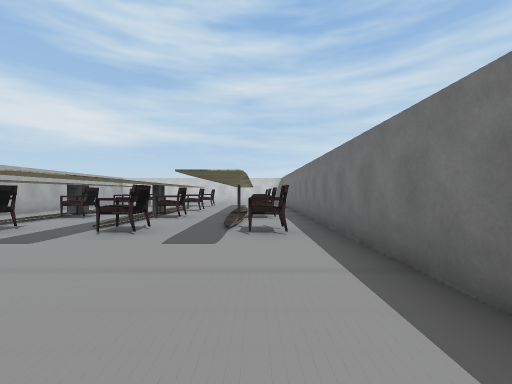
[1] (above)

17 first-person views from a walk through a Unity game level. The camera is 1.4 m above the floor, looks level and sees 90° across. The floor is counted in squares, 2 m on a side. Each view is taken from the middle of a square. On the plan, view 1 faces up. The plan holds only what a view shows up to about 9 squares ahead; the rest is blank. Some surface patterns are stand-ins.

[2]
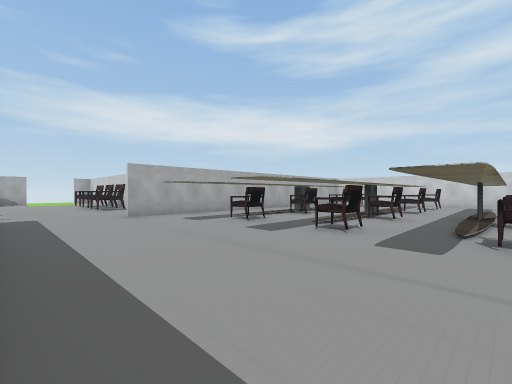

[3]
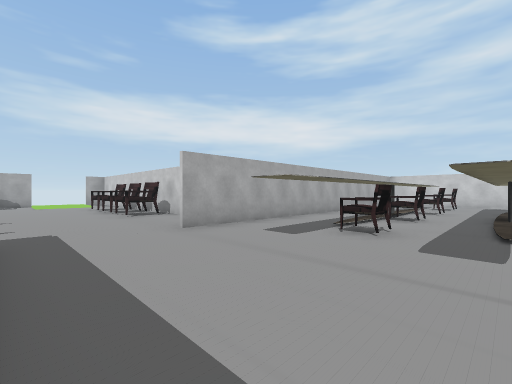

[4]
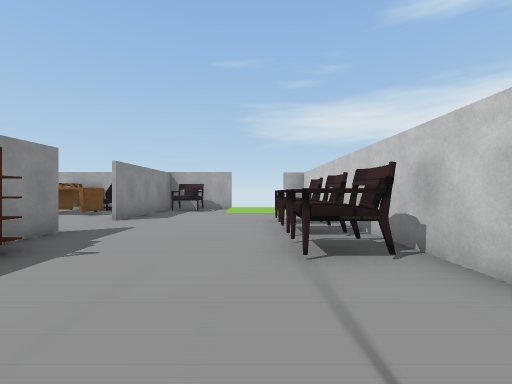

[5]
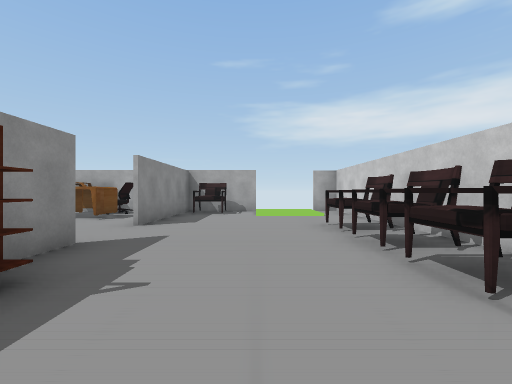

[6]
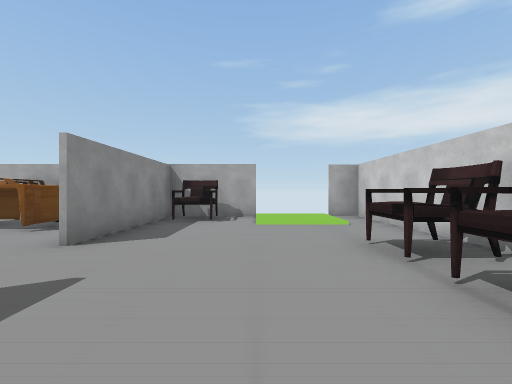

[7]
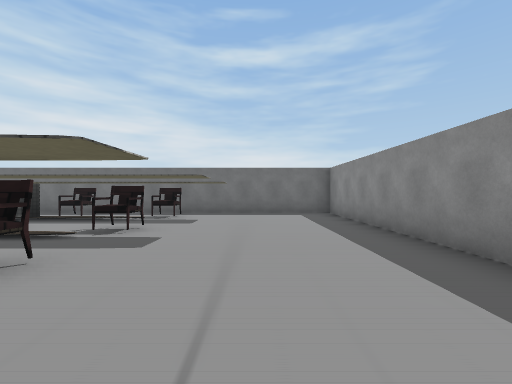

[8]
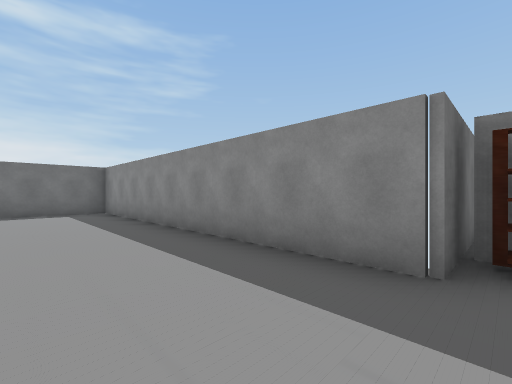

[9]
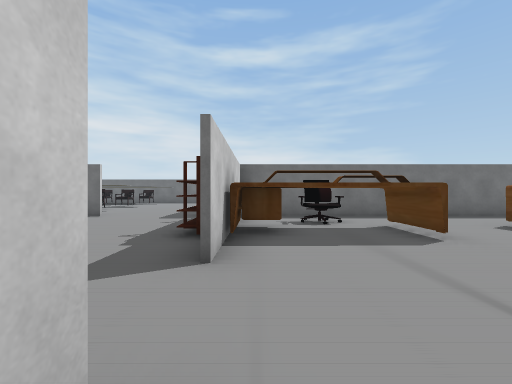

[10]
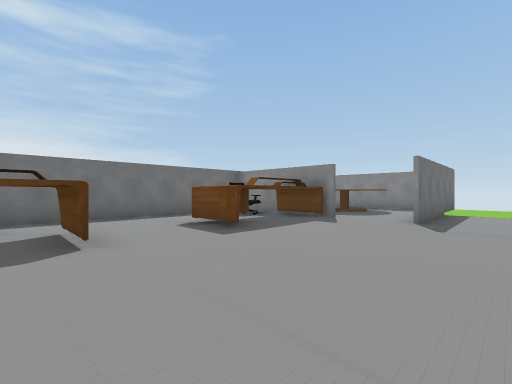

[11]
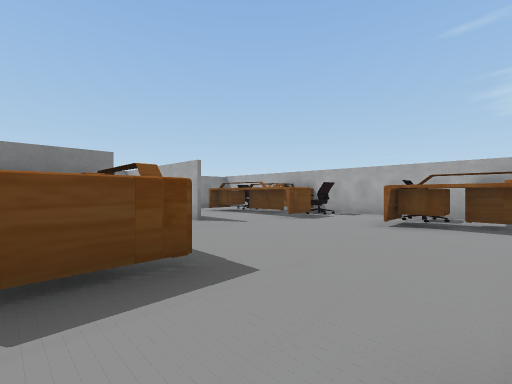

[12]
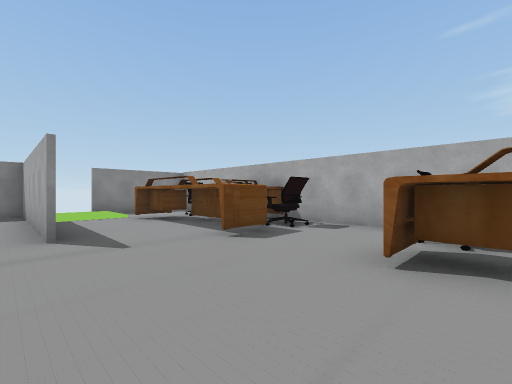

[13]
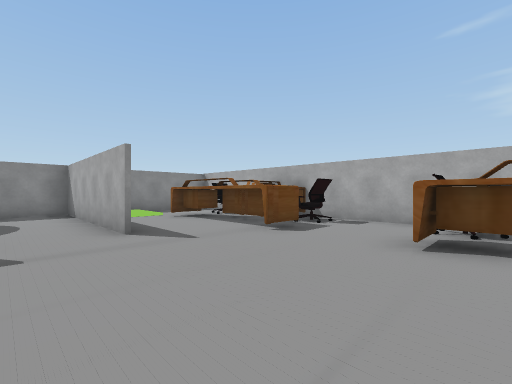

[14]
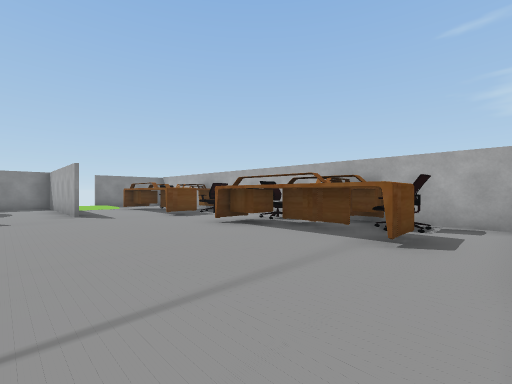

[15]
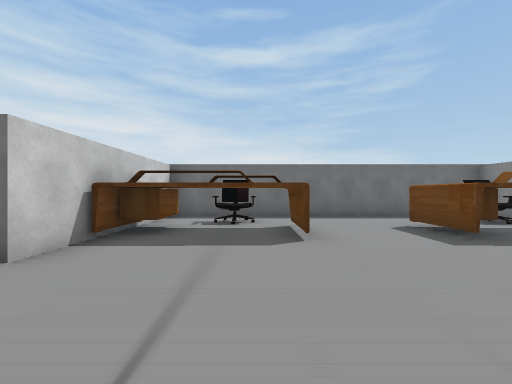

[16]
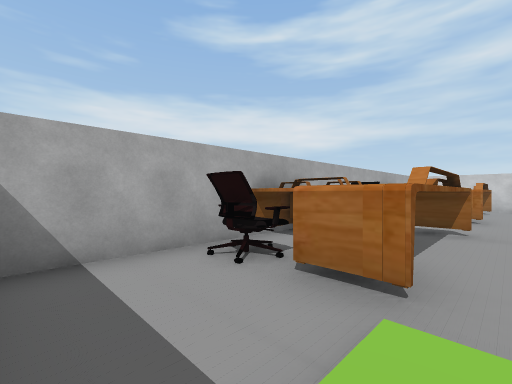

[17]
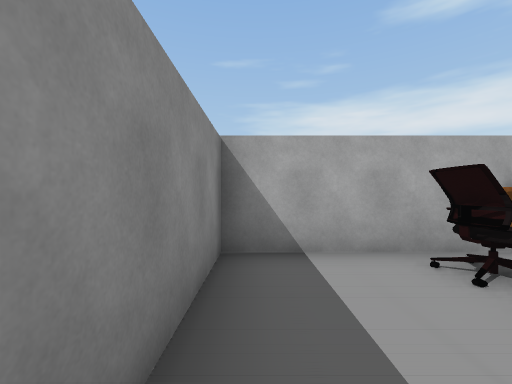

### Floor plan
Ten units are one square. View 1 is at (0, 0); x grows to the right and y downward. Boxes are objects, and circles mark ways between rooms. Rooms are numbered by the first view taken in them; rooms with no view inside come last. Other rooms are left out.
<svg viewBox="-190 -80 210 245">
<path fill="none" stroke="#000" d="M-99 -40 -185 -40 -185 -31M-75 -65 -75 -25M-125 14 -114 14M-76 55 -76 5 15 5 15 -64M-164 14 -142 14M-154 93 -160 93M-162 92 -155 92 -155 130 -165 130M-135 105 -135 115M-158 59 -158 68M-116 105 -113 105 -113 72 -96 72M-113 49 -113 16M-158 120 -158 129M-183 58 -183 154 -150 154M-165 31 -155 31 -155 69M-86 105 -81 105M-108 24 -108 17M-76 92 -76 55M-136 152 -136 105M-183 20 -183 35M-96 16 -125 16"/>
<rect x="-185" y="-5" width="20" height="20" fill="#bbb"><title>armchair</title></rect>
<rect x="-145" y="-35" width="10" height="10" fill="#bbb"><title>armchair</title></rect>
<rect x="-135" y="-35" width="10" height="10" fill="#bbb"><title>armchair</title></rect>
<rect x="-125" y="-35" width="20" height="10" fill="#bbb"><title>armchair</title></rect>
<rect x="-115" y="5" width="40" height="10" fill="#bbb"><title>bookshelf</title></rect>
<rect x="-95" y="25" width="10" height="20" fill="#bbb"><title>armchair</title></rect>
<rect x="-55" y="-55" width="10" height="10" fill="#bbb"><title>armchair</title></rect>
<rect x="-25" y="-55" width="10" height="10" fill="#bbb"><title>armchair</title></rect>
<rect x="-5" y="-55" width="10" height="10" fill="#bbb"><title>armchair</title></rect>
<rect x="-185" y="105" width="20" height="10" fill="#bbb"><title>table</title></rect>
<rect x="-185" y="45" width="20" height="10" fill="#bbb"><title>table</title></rect>
<rect x="-185" y="25" width="20" height="20" fill="#bbb"><title>armchair</title></rect>
<rect x="-175" y="125" width="10" height="10" fill="#bbb"><title>armchair</title></rect>
<rect x="-175" y="85" width="10" height="20" fill="#bbb"><title>armchair</title></rect>
<rect x="-175" y="55" width="10" height="20" fill="#bbb"><title>armchair</title></rect>
<rect x="-95" y="85" width="10" height="20" fill="#bbb"><title>armchair</title></rect>
<circle cx="-135" cy="10" r="3" fill="#2a7"/>
<circle cx="-85" cy="50" r="3" fill="#2a7"/>
<text x="-80" y="-20">1</text>
<text x="-140" y="80">2</text>
</svg>
Room 1 opens to room 2.

Where each view was taken, in squares from view 1:
view 1: 0 up, 0 right, facing up
view 2: 0 up, 0 right, facing up-left
view 3: 0 up, 3 left, facing up-left
view 4: 2 up, 8 left, facing left
view 5: 1 up, 9 left, facing left
view 6: 1 up, 11 left, facing left
view 7: 2 up, 7 left, facing right
view 8: 2 up, 8 left, facing down-right
view 9: 2 down, 15 left, facing right
view 10: 4 down, 15 left, facing down-right
view 11: 5 down, 10 left, facing down-left
view 12: 6 down, 13 left, facing down-left
view 13: 6 down, 12 left, facing down-left
view 14: 2 down, 12 left, facing down-left
view 15: 4 down, 15 left, facing right
view 16: 15 down, 15 left, facing up-left
view 17: 15 down, 15 left, facing left
